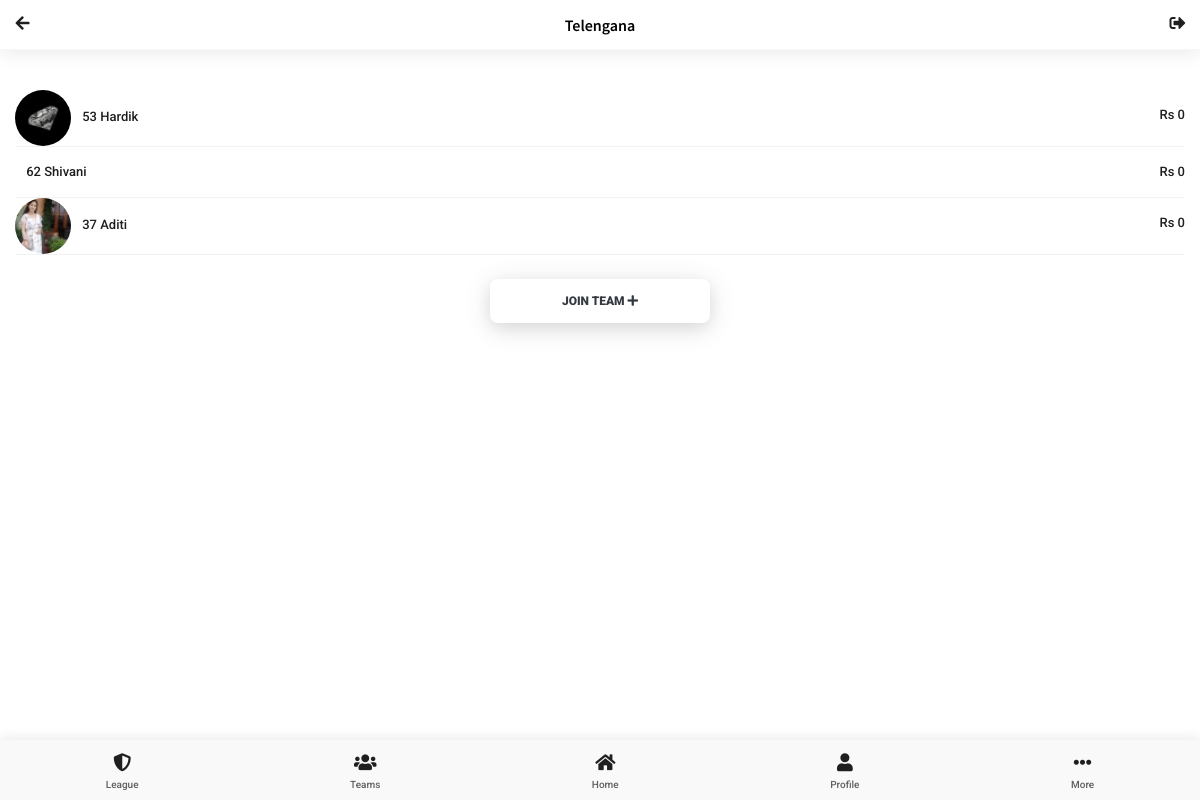
Page /league-member-list.php?token=1 on the committed database.
### tables this page shows
CREATE TABLE `team_members` (
  `id` int(11) NOT NULL,
  `team_id` int(11) NOT NULL,
  `firstname` text NOT NULL,
  `lastname` text NOT NULL,
  `type` int(1) NOT NULL,
  `user_id` int(11) NOT NULL,
  `status` int(11) NOT NULL
);

### session.php (called while the page is built, shortened)
<?php
require 'config.php';
$admin_id=1;
$stmt_a=$link->prepare("SELECT * FROM admin_data where id=?");
       $stmt_a->bind_param('i',$admin_id);
        $stmt_a->execute();
        $result=$stmt_a->get_result();
        $row=$result->fetch_array(MYSQLI_ASSOC);
    $rate_per_km=$row['rate_per_km'];
    $step_in_m=$row['step_in_m'];
    ?>

### league-member-list.php (the view, shortened to what this page needs)
<?php
   require_once 'header.php';
   require_once 'config.php';
$t_id=$_GET['token'];
$status=1;
$stmt=$link->prepare("SELECT * FROM team_members WHERE team_id=? and status=?" );
        $stmt->bind_param('ii',$t_id,$status);
        $stmt->execute();
        $result=$stmt->get_result();
if ($result->num_rows > 0) {
  while($row = $result->fetch_assoc())
  {
      $members[]=$row;
  }
}
   ?>
<div class="header header-fixed header-logo-center">
   <a href="#" class="header-title">Telengana</a>
   <a href="javascript:history.back()" class="header-icon header-icon-1"><i class="fa fa-arrow-left fa-lg"></i></a>
   <a href="#" class="header-icon header-icon-4"><i class="fa fa-sign-out-alt fa-lg"></i></a>
</div>
<div class="page-content header-clear-medium">
   <div class="content">
      <div class="list-group list-custom-small">
               <?php
        if(isset($members))
        {
         $index=0;
            foreach($members as $member)
            {
              $user_id= $member['user_id'];
                            $stmt=$link->prepare("SELECT user.pic,total_donation_steps as donation FROM `user` WHERE id IN(Select user_id from team_members where user_id=? and team_id=?)");
        $stmt->bind_param('ii',$user_id,$t_id);
        $stmt->execute();
        $result=$stmt->get_result();
if ($result->num_rows > 0) {
  while($row = $result->fetch_assoc())
  {
      $data[]=$row;
  }
}
                 if(isset($data))
            {
                ?>
         <a href="league-member-list">
            <img src="<?=$data[$index]['pic']?>" class="profile-img">
             <?=$member['user_id'];?>
           <?= $member['firstname']; ?>
           <span class="float-right">Rs <?=(($data[$index]['donation']*$step_in_m)/1000)*$rate_per_km; ?></span>
         </a>
          <?php
               $index=$index+1;
            }
        }
      }
          ?>
      </div>
   </div>
    <a onclick="send_request('<?=$t_id;?>');" class="btn btn-m btn-center-l bg-white text-dark text-uppercase font-900 text-uppercase rounded-s shadow-xl mt-4">
    JOIN TEAM <i class="fa fa-plus"></i>
   </a>
</div>
<?php
   require_once 'footer.php';
   require_once 'js-links.php';
   ?>

### header.php (style rules this page uses)
body { background-color:white; }
.header .header-title { font-size: 16px; }
.profile-img { border-radius:50%; height:7vh; margin-right:1vh; }

### rows in the picture
team_members: shows a picture, user "53", firstname "Hardik", donation "0"
team_members: user "62", firstname "Shivani", donation "0"
team_members: shows a picture, user "37", firstname "Aditi", donation "0"
